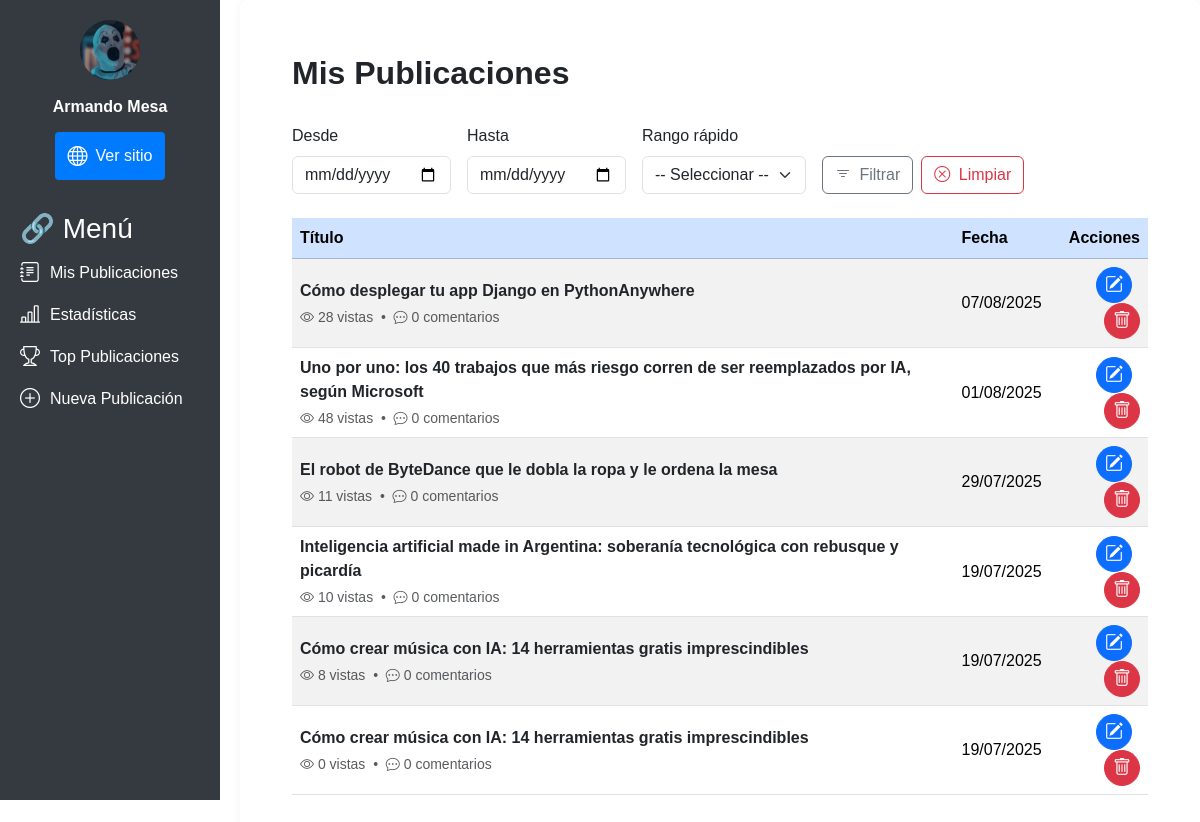
Screenshot of /dashboard/ (signed in) with the database file from the repository.
### apps/user/models.py (models this page shows, shortened)
class User(AbstractUser):
    ROLE_CHOICES = (
        ('admin', 'Administrador'),
        ('colaborador', 'Colaborador'),
        ('registrado', 'Registrado'),
    )
    role = models.CharField(max_length=15, choices=ROLE_CHOICES, default='registrado')
    avatar = models.ImageField(upload_to='avatars/', null=True, blank=True)
    class Meta:
        verbose_name_plural = "Usuarios"

### apps/posts/models.py (models this page shows, shortened)
class Post(models.Model):
    titulo = models.CharField(max_length=150, null=False)
    imagen = models.ImageField(
        null=True, blank=True, upload_to="posts", default="posts/post_default.png"
    )
    resumen = SummernoteTextField(max_length=1000, null=False, blank=True)
    contenido = SummernoteTextField(
        null=False, verbose_name="Escriba aquí el contenido"
    )
    fecha = models.DateTimeField(auto_now_add=True)
    activo = models.BooleanField(default=True)
    categoria = models.ForeignKey(
        Categoria, on_delete=models.SET_NULL, null=True, blank=True
    )
    publicado = models.DateField(default=timezone.now)
    autor = models.ForeignKey(
        settings.AUTH_USER_MODEL, on_delete=models.CASCADE, null=True, blank=True
    )
    vistas = models.PositiveIntegerField(default=0)
    class Meta:
        ordering = ("-publicado",)

### apps/dashboard/views.py (the view)
# urls.py: path('', publicaciones_view, name='dashboard_home'),
@login_required
def publicaciones_view(request):
    posts = Post.objects.filter(autor=request.user)
    fecha_inicio_str = request.GET.get("fecha_inicio")
    fecha_fin_str = request.GET.get("fecha_fin")
    rango = request.GET.get("rango")  # '7d', '30d', 'mes'
    hoy = timezone.now().date()
    fecha_inicio = parse_date(fecha_inicio_str) if fecha_inicio_str else None
    fecha_fin = parse_date(fecha_fin_str) if fecha_fin_str else None
    if rango == "7d":
        fecha_inicio = hoy - timedelta(days=7)
        fecha_fin = hoy
    elif rango == "30d":
        fecha_inicio = hoy - timedelta(days=30)
        fecha_fin = hoy
    elif rango == "mes":
        fecha_inicio = hoy.replace(day=1)
        fecha_fin = hoy
    if fecha_inicio and fecha_fin:
        if fecha_inicio > fecha_fin:
            fecha_inicio, fecha_fin = fecha_fin, fecha_inicio
        posts = posts.filter(fecha__date__range=(fecha_inicio, fecha_fin))
    paginator = Paginator(posts.order_by("-fecha"), 10)
    page_number = request.GET.get("page")
    posts_page = paginator.get_page(page_number)
    context = {
        "posts": posts_page,
        "fecha_inicio": fecha_inicio_str or "",
        "fecha_fin": fecha_fin_str or "",
        "rango": rango or "",
    }
    return render(request, "dashboard_publicaciones.html", context)

### apps/core/utils/access.py (called while the page is built)
def has_dashboard_access(user):
    if not user.is_authenticated:
        return False
    rol = getattr(user, "role", "")
    return rol in ["colaborador", "administrador"] or user.is_staff or user.is_superuser

### apps/dashboard/templates/dashboard_publicaciones.html (shortened to what this page needs)
{% extends 'dashboard_base.html' %}
{% block main_content %}
  <div class="container mt-4">
    <div class="d-flex justify-content-between align-items-center mb-4">
      <h2 class="fw-bold">Mis Publicaciones</h2>
    </div>
    <form method="get" class="d-flex flex-wrap gap-3 mb-4">
      <div>
        <label for="fecha_inicio" class="form-label">Desde</label>
        <input type="date" id="fecha_inicio" name="fecha_inicio" class="form-control" value="{{ fecha_inicio }}">
      </div>
      <div>
        <label for="fecha_fin" class="form-label">Hasta</label>
        <input type="date" id="fecha_fin" name="fecha_fin" class="form-control" value="{{ fecha_fin }}">
      </div>
      <div>
        <label for="rango" class="form-label">Rango rápido</label>
        <select name="rango" id="rango" class="form-select">
          <option value="">-- Seleccionar --</option>
        </select>
      </div>
      <div class="align-self-end d-flex gap-2">
        <button type="submit" class="btn btn-outline-secondary">
          <i class="bi bi-filter me-1"></i> Filtrar
        </button>
        <a href="{% url 'dashboard:dashboard_publicaciones' %}" class="btn btn-outline-danger">
          <i class="bi bi-x-circle me-1"></i> Limpiar
        </a>
      </div>
    </form>
    <div class="table-responsive">
      <table class="table table-striped table-hover align-middle">
        <thead class="table-primary">
          <tr>
            <th scope="col">Título</th>
            <th scope="col">Fecha</th>
            <th scope="col" class="text-end">Acciones</th>
          </tr>
        </thead>
        <tbody>
          {% for post in posts %}
            <tr class="py-3">
              <td>
                <a href="{% url 'show_post' post.id %}" class="text-decoration-none text-dark fw-semibold">
                  {{ post.titulo }}
                </a>
                <div class="text-muted small mt-1">
                  <i class="bi bi-eye"></i> {{ post.vistas }} vistas &nbsp;•&nbsp;
                  <i class="bi bi-chat-dots"></i> {{ post.comments.count }} comentarios
                </div>
              </td>
              <td>{{ post.fecha|date:'d/m/Y' }}</td>
              <td class="text-end">
                <a href="{% url 'edit_post' post.id %}" class="btn btn-sm btn-primary btn-icon me-2" aria-label="Editar publicación" title="Editar">
                  <i class="bi bi-pencil-square"></i>
                </a>
                <a href="{% url 'delete_post' post.id %}" class="btn btn-sm btn-danger btn-icon" aria-label="Eliminar publicación" title="Eliminar">
                  <i class="bi bi-trash"></i>
                </a>
              </td>
            </tr>
          {% empty %}
            <tr>
              <td colspan="3" class="text-center text-muted">No hay publicaciones disponibles.</td>
            </tr>
          {% endfor %}
        </tbody>
      </table>
    </div>
  </div>
{% endblock %}

### apps/dashboard/templates/dashboard_sidebar.html
{% load static %}
<div class="sidebar">
  <div class="user-info" style="margin-bottom: 20px;">
    {% if user.avatar %}
      <img src="{{ user.avatar.url }}" style="width: 60px; height: 60px; border-radius: 50%;" />
    {% else %}
      <img src="{% static 'images/default_avatar.png' %}" alt="Avatar por defecto" style="width: 60px; height: 60px; border-radius: 50%;" />
    {% endif %}
    <p>{{ user.get_full_name }}</p>
    <a href="/" class="btn" title="Ver sitio">
      <i class="bi bi-globe"></i>
      <span>Ver sitio</span>
    </a>
  </div>
  <div>
    <h3>🔗 Menú</h3>
    <a href="{% url 'dashboard:dashboard_publicaciones' %}" title="Mis Publicaciones">
      <i class="bi bi-journal-text"></i>
      <span>Mis Publicaciones</span>
    </a>
    <a href="{% url 'dashboard:dashboard_estadisticas' %}" title="Estadísticas">
      <i class="bi bi-bar-chart-line"></i>
      <span>Estadísticas</span>
    </a>
    <a href="{% url 'dashboard:dashboard_top' %}" title="Top Publicaciones">
      <i class="bi bi-trophy"></i>
      <span>Top Publicaciones</span>
    </a>
    <a href="{% url 'create_post' %}" class="load-view" title="Nueva Publicación">
      <i class="bi bi-plus-circle"></i>
      <span>Nueva Publicación</span>
    </a>
  </div>
</div>

### apps/dashboard/static/css/dashboard_style.css (style rules this page uses)
body { margin: 0; font-family: Arial, sans-serif; }
.sidebar { width: 220px; background-color: #343a40; color: #fff; height: 100vh; padding: 20px; position: fixed; transition: width 0.3s ease; }
.user-info { display: flex; flex-direction: column; align-items: center; text-align: center; margin-bottom: 20px; }
.user-info img { width: 60px; height: 60px; border-radius: 50%; object-fit: cover; margin-bottom: 10px; }
.user-info p { margin: 5px 0; font-weight: bold; }
.user-info .btn { display: flex; align-items: center; justify-content: center; padding: 8px 12px; background-color: #007bff; color: white; text-decoration: none; border-radius: 4px; margin-top: 8px; font-size: 16px; }
.user-info .btn i { font-size: 20px; margin-right: 8px; }
.user-info .btn span { flex: 1; }
.sidebar h3 { margin-top: 20px; }
.sidebar a { color: #fff; text-decoration: none; display: flex; align-items: center; margin: 12px 0; font-size: 16px; }
.sidebar a i { font-size: 20px; margin-right: 10px; }
.sidebar a span { flex: 1; }

### apps/dashboard/templates/dashboard_publicaciones.html (style rules this page uses)
.table-striped tbody tr:nth-of-type(odd) { background-color: #f8f9fa; }
.table-striped tbody tr:nth-of-type(even) { background-color: #e9ecef; }
.table th, .table td { vertical-align: middle; }
.table tbody tr { height: 60px; }
.btn-icon { width: 36px; height: 36px; padding: 0; display: inline-flex; align-items: center; justify-content: center; border-radius: 50%; }
.btn-icon i { font-size: 18px; }

### rows the page displays
User: avatar (picture), get_full_name "Armando Mesa"
Post: titulo "Cómo desplegar tu app Django en PythonAnywhere", vistas "28", comments.count "0", fecha "07/08/2025"
Post: titulo "Uno por uno: los 40 trabajos que más riesgo corren de ser reemplazados por IA, según Microsoft", vistas "48", comments.count "0", fecha "01/08/2025"
Post: titulo "El robot de ByteDance que le dobla la ropa y le ordena la mesa", vistas "11", comments.count "0", fecha "29/07/2025"
Post: titulo "Inteligencia artificial made in Argentina: soberanía tecnológica con rebusque y picardía", vistas "10", comments.count "0", fecha "19/07/2025"
Post: titulo "Cómo crear música con IA: 14 herramientas gratis imprescindibles", vistas "8", comments.count "0", fecha "19/07/2025"
Post: titulo "Cómo crear música con IA: 14 herramientas gratis imprescindibles", vistas "0", comments.count "0", fecha "19/07/2025"
